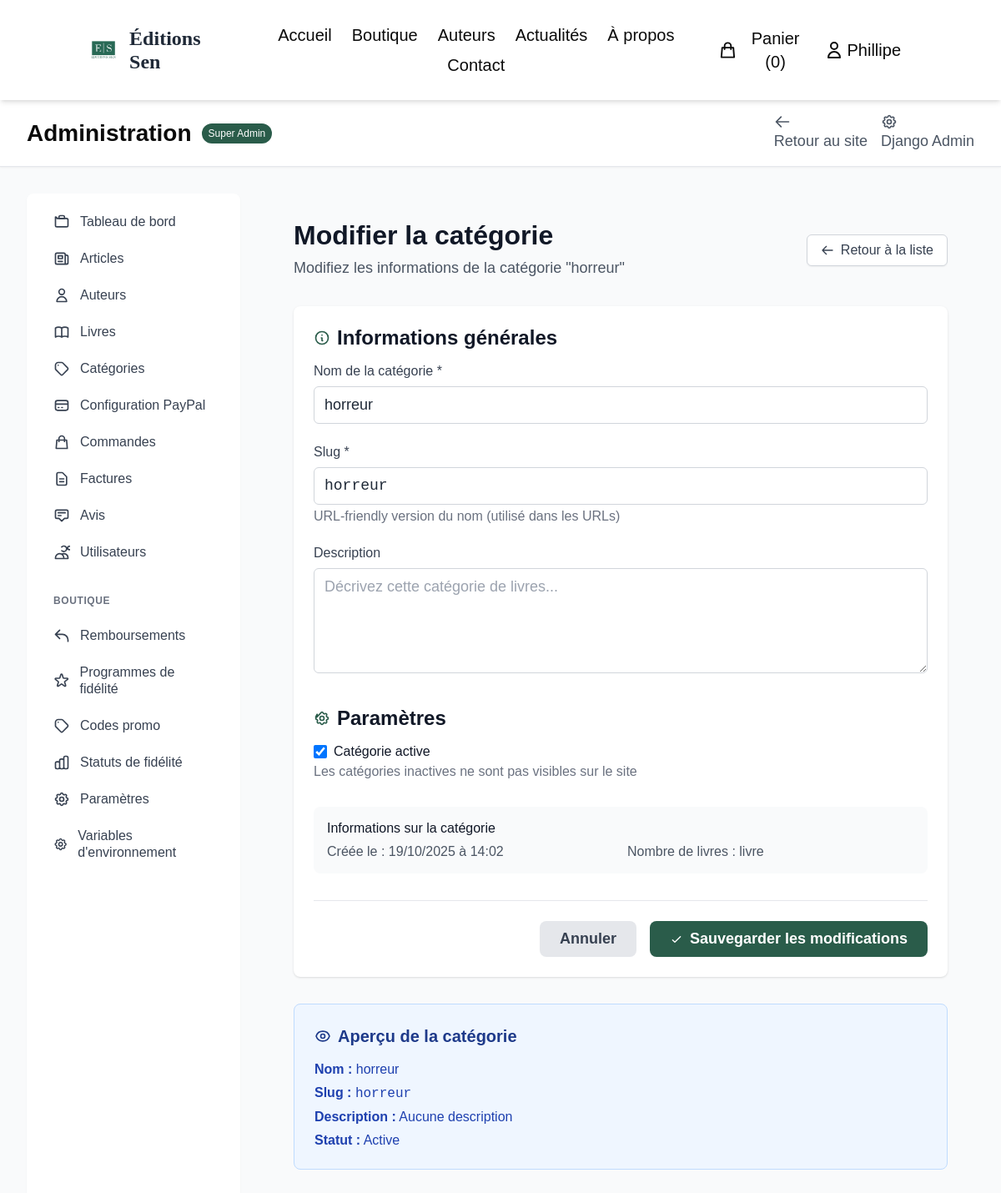
The page /administration/categories/1/modifier/ (signed in) on the database its author committed.
### accounts/models.py (models this page shows, shortened)
class User(AbstractUser):
    phone = models.CharField(max_length=20, blank=True, verbose_name="Téléphone")
    birth_date = models.DateField(null=True, blank=True, verbose_name="Date de naissance")
    billing_address = models.TextField(blank=True, verbose_name="Adresse de facturation")
    billing_city = models.CharField(max_length=100, blank=True, verbose_name="Ville")
    billing_postal_code = models.CharField(max_length=10, blank=True, verbose_name="Code postal")
    billing_country = models.CharField(max_length=100, blank=True, default="France", verbose_name="Pays")
    shipping_address = models.TextField(blank=True, verbose_name="Adresse de livraison")
    shipping_city = models.CharField(max_length=100, blank=True, verbose_name="Ville de livraison")
    shipping_postal_code = models.CharField(max_length=10, blank=True, verbose_name="Code postal de livraison")
    shipping_country = models.CharField(max_length=100, blank=True, default="France", verbose_name="Pays de livraison")
    newsletter = models.BooleanField(default=True, verbose_name="Recevoir la newsletter")
    marketing = models.BooleanField(default=False, verbose_name="Recevoir les offres marketing")
    created_at = models.DateTimeField(auto_now_add=True, verbose_name="Date d'inscription")
    updated_at = models.DateTimeField(auto_now=True, verbose_name="Dernière modification")
    class Meta:
        verbose_name = "Utilisateur"
        verbose_name_plural = "Utilisateurs"

### shop/models.py (models this page shows, shortened)
class Category(models.Model):
    name = models.CharField(max_length=100, verbose_name="Nom")
    slug = models.SlugField(unique=True, verbose_name="Slug")
    description = models.TextField(blank=True, verbose_name="Description")
    is_active = models.BooleanField(default=True, verbose_name="Active")
    created_at = models.DateTimeField(auto_now_add=True, verbose_name="Date de création")
    class Meta:
        verbose_name = "Catégorie"
        verbose_name_plural = "Catégories"
        ordering = ['name']

### admin_panel/views.py (the view, shortened to what this page needs)
# urls.py: path('categories/<int:category_id>/modifier/', views.edit_category, name='edit_category'),
@staff_member_required
def edit_category(request, category_id):
    category = get_object_or_404(Category, id=category_id)
    return render(request, 'admin_panel/edit_category.html', {'category': category})

### admin_panel/templates/admin_panel/edit_category.html (shortened to what this page needs)
{% extends 'admin_panel/base_admin.html' %}
{% load static %}
{% block admin_content %}
<div class="min-h-screen bg-gray-50 py-8">
    <div class="max-w-4xl mx-auto px-4 sm:px-6 lg:px-8">
        <div class="mb-8">
            <div class="flex items-center justify-between">
                <div>
                    <h1 class="text-3xl font-bold text-gray-900">Modifier la catégorie</h1>
                    <p class="mt-2 text-gray-600">Modifiez les informations de la catégorie "{{ category.name }}"</p>
                </div>
                <a href="{% url 'admin_panel:categories' %}" class="inline-flex items-center px-4 py-2 border border-gray-300 rounded-md shadow-sm text-sm font-medium text-gray-700 bg-white hover:bg-gray-50 transition-colors">
                    <svg class="w-4 h-4 mr-2" fill="none" stroke="currentColor" viewBox="0 0 24 24">
                        <path stroke-linecap="round" stroke-linejoin="round" stroke-width="2" d="M10 19l-7-7m0 0l7-7m-7 7h18" />
                    </svg>
                    Retour à la liste
                </a>
            </div>
        </div>
        <div class="bg-white rounded-lg shadow">
            <form method="post" class="p-6">
                <div class="mb-8">
                    <h2 class="text-xl font-semibold text-gray-900 mb-4 flex items-center">
                        <svg class="w-5 h-5 mr-2 text-primary" fill="none" stroke="currentColor" viewBox="0 0 24 24">
                            <path stroke-linecap="round" stroke-linejoin="round" stroke-width="2" d="M13 16h-1v-4h-1m1-4h.01M21 12a9 9 0 11-18 0 9 9 0 0118 0z" />
                        </svg>
                        Informations générales
                    </h2>
                    <div class="space-y-6">
                        <div>
                            <label for="name" class="block text-sm font-medium text-gray-700 mb-2">
                                Nom de la catégorie *
                            </label>
                            <input type="text" id="name" name="name" required
                                   value="{{ category.name }}"
                                   class="w-full px-3 py-2 border border-gray-300 rounded-md focus:outline-none focus:ring-2 focus:ring-primary focus:border-transparent"
                                   placeholder="ex: Littérature française">
                        </div>
                        <div>
                            <label for="slug" class="block text-sm font-medium text-gray-700 mb-2">
                                Slug *
                            </label>
                            <input type="text" id="slug" name="slug" required
                                   value="{{ category.slug }}"
                                   class="w-full px-3 py-2 border border-gray-300 rounded-md focus:outline-none focus:ring-2 focus:ring-primary focus:border-transparent font-mono"
                                   placeholder="ex: litterature-francaise">
                            <p class="mt-1 text-sm text-gray-500">URL-friendly version du nom (utilisé dans les URLs)</p>
                        </div>
                        <div>
                            <label for="description" class="block text-sm font-medium text-gray-700 mb-2">
                                Description
                            </label>
                            <textarea id="description" name="description" rows="4"
                                      class="w-full px-3 py-2 border border-gray-300 rounded-md focus:outline-none focus:ring-2 focus:ring-primary focus:border-transparent"
                                      placeholder="Décrivez cette catégorie de livres...">{{ category.description }}</textarea>
                        </div>
                    </div>
                </div>
                <div class="mb-8">
                    <h2 class="text-xl font-semibold text-gray-900 mb-4 flex items-center">
                        Paramètres
                    </h2>
                    <div class="flex items-center">
                        <input type="checkbox" id="is_active" name="is_active"
                               {% if category.is_active %}checked{% endif %}
                               class="h-4 w-4 text-primary focus:ring-primary border-gray-300 rounded">
                        <label for="is_active" class="ml-2 block text-sm text-gray-900">
                            Catégorie active
                        </label>
                    </div>
                    <p class="mt-1 text-sm text-gray-500">Les catégories inactives ne sont pas visibles sur le site</p>
                </div>
                <div class="mb-8 bg-gray-50 rounded-lg p-4">
                    <h3 class="text-sm font-medium text-gray-900 mb-2">Informations sur la catégorie</h3>
                    <div class="grid grid-cols-1 md:grid-cols-2 gap-4 text-sm text-gray-600">
                        <div>
                            <span class="font-medium">Créée le :</span> {{ category.created_at|date:"d/m/Y à H:i" }}
                        </div>
                        <div>
                            <span class="font-medium">Nombre de livres :</span> {{ category.book_set.count }} livre{{ category.book_set.count|pluralize }}
                        </div>
                    </div>
                </div>
                <div class="flex justify-end space-x-4 pt-6 border-t border-gray-200">
                    <a href="{% url 'admin_panel:categories' %}" class="bg-gray-200 text-gray-700 px-6 py-2 rounded-lg font-semibold hover:bg-gray-300 transition-colors">
                        Annuler
                    </a>
                    <button type="submit" class="bg-primary text-white px-6 py-2 rounded-lg font-semibold hover:bg-secondary transition-colors flex items-center">
                        <svg class="w-4 h-4 mr-2" fill="none" stroke="currentColor" viewBox="0 0 24 24">
                            <path stroke-linecap="round" stroke-linejoin="round" stroke-width="2" d="M5 13l4 4L19 7" />
                        </svg>
                        Sauvegarder les modifications
                    </button>
                </div>
            </form>
        </div>
        <div class="mt-8 bg-blue-50 border border-blue-200 rounded-lg p-6">
            <h3 class="text-lg font-semibold text-blue-900 mb-4 flex items-center">
                Aperçu de la catégorie
            </h3>
            <div class="text-sm text-blue-800 space-y-2">
                <p><strong>Nom :</strong> <span id="preview-name">{{ category.name }}</span></p>
                <p><strong>Slug :</strong> <span id="preview-slug" class="font-mono">{{ category.slug }}</span></p>
                <p><strong>Description :</strong> <span id="preview-description">{{ category.description|default:"Aucune description" }}</span></p>
                <p><strong>Statut :</strong> <span id="preview-status">{% if category.is_active %}Active{% else %}Inactive{% endif %}</span></p>
            </div>
        </div>
    </div>
</div>
{% endblock %}

### templates/header.html (shortened to what this page needs)
{% load static %}
<header class="bg-white shadow-md sticky top-0 z-50">
    <div class="container mx-auto px-4 py-6 flex flex-col md:flex-row justify-between items-center">
        <a href="{% url 'home:index' %}" class="mb-4 md:mb-0">
            <div class="flex items-center">
                <div class="h-10 w-10 rounded-full overflow-hidden mr-3">
                    <img src="{% static 'logo.jpg' %}" alt="Éditions Sen Logo" class="w-full h-full object-cover">
                </div>
                <span class="text-xl font-serif font-bold">Éditions Sen</span>
            </div>
        </a>
        <nav class="flex flex-wrap justify-center items-center">
            <a href="{% url 'home:index' %}" class="mx-3 my-1 text-dark hover:text-primary transition-colors text-lg">Accueil</a>
            <a href="{% url 'shop:book_list' %}" class="mx-3 my-1 text-dark hover:text-primary transition-colors text-lg">Boutique</a>
            <a href="{% url 'author:author_list' %}" class="mx-3 my-1 text-dark hover:text-primary transition-colors text-lg">Auteurs</a>
            <a href="{% url 'news:article_list' %}" class="mx-3 my-1 text-dark hover:text-primary transition-colors text-lg">Actualités</a>
            <a href="{% url 'home:a_propos' %}" class="mx-3 my-1 text-dark hover:text-primary transition-colors text-lg">À propos</a>
            <a href="{% url 'home:contact' %}" class="mx-3 my-1 text-dark hover:text-primary transition-colors text-lg">Contact</a>
        </nav>
        <div class="flex items-center mt-4 md:mt-0">
            <div class="relative mr-4 group">
                <button class="flex items-center text-dark hover:text-primary transition-colors" id="cart-button">
                    <svg xmlns="http://www.w3.org/2000/svg" class="h-6 w-6" fill="none" viewBox="0 0 24 24" stroke="currentColor">
                        <path stroke-linecap="round" stroke-linejoin="round" stroke-width="2" d="M16 11V7a4 4 0 00-8 0v4M5 9h14l1 12H4L5 9z" />
                    </svg>
                    <span class="ml-1 text-lg" id="cart-count">Panier (0)</span>
                </button>
            </div>
            {% if user.is_authenticated %}
                <div class="relative mr-4 group">
                    <button class="flex items-center text-dark hover:text-primary transition-colors">
                        <svg xmlns="http://www.w3.org/2000/svg" class="h-6 w-6" fill="none" viewBox="0 0 24 24" stroke="currentColor">
                            <path stroke-linecap="round" stroke-linejoin="round" stroke-width="2" d="M16 7a4 4 0 11-8 0 4 4 0 018 0zM12 14a7 7 0 00-7 7h14a7 7 0 00-7-7z" />
                        </svg>
                        <span class="ml-1 text-lg">{{ user.first_name|default:user.username }}</span>
                    </button>
                </div>
            {% endif %}
        </div>
    </div>
</header>

### templates/base.html (style rules this page uses)
body { font-size: 18px; line-height: 1.6; }
.text-sm { font-size: 16px !important; }
.text-lg { font-size: 20px !important; }
.text-xl { font-size: 24px !important; }
.text-3xl { font-size: 32px !important; }

### rows shown on the page
User: first_name "Phillipe"
Category: name "horreur", slug "horreur", is_active "☑", created_at "19/10/2025 à 14:02"
